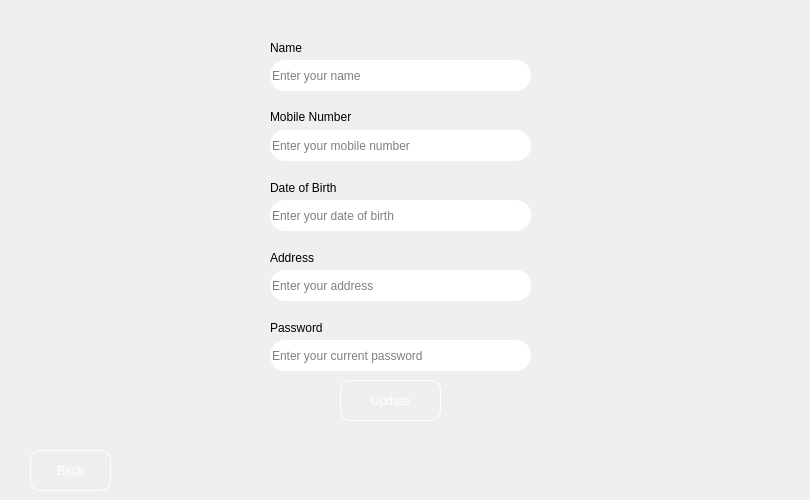
    <widget class="QWidget" name="Profile_update_page">
     <widget class="QLabel" name="label_24">
      <property name="geometry">
       <rect>
        <x>270</x>
        <y>40</y>
        <width>34</width>
        <height>16</height>
       </rect>
      </property>
      <property name="styleSheet">
       <string notr="true">font: 700 9pt &quot;Segoe UI&quot;;
</string>
      </property>
      <property name="text">
       <string>Name</string>
      </property>
     </widget>
     <widget class="QLabel" name="label_111">
      <property name="geometry">
       <rect>
        <x>270</x>
        <y>110</y>
        <width>91</width>
        <height>14</height>
       </rect>
      </property>
      <property name="styleSheet">
       <string notr="true">font: 700 9pt &quot;Segoe UI&quot;;
</string>
      </property>
      <property name="text">
       <string>Mobile Number</string>
      </property>
     </widget>
     <widget class="QLabel" name="label_112">
      <property name="geometry">
       <rect>
        <x>270</x>
        <y>250</y>
        <width>47</width>
        <height>16</height>
       </rect>
      </property>
      <property name="styleSheet">
       <string notr="true">font: 700 9pt &quot;Segoe UI&quot;;
</string>
      </property>
      <property name="text">
       <string>Address</string>
      </property>
     </widget>
     <widget class="QLabel" name="label_113">
      <property name="geometry">
       <rect>
        <x>270</x>
        <y>180</y>
        <width>73</width>
        <height>16</height>
       </rect>
      </property>
      <property name="styleSheet">
       <string notr="true">font: 700 9pt &quot;Segoe UI&quot;;
</string>
      </property>
      <property name="text">
       <string>Date of Birth</string>
      </property>
     </widget>
     <widget class="QLineEdit" name="Name_input_update">
      <property name="geometry">
       <rect>
        <x>270</x>
        <y>60</y>
        <width>261</width>
        <height>31</height>
       </rect>
      </property>
      <property name="styleSheet">
       <string notr="true">image: url(:/new/prefix1/ImageC/login2.png);
border-style: solid;
 border-width:0px;
 border-radius:15px;
 max-width:1000px;
 max-height:1000px;
 min-width:0px;
 min-height:0px;;
font: 700 9pt &quot;Segoe UI&quot;;</string>
      </property>
      <property name="frame">
       <bool>false</bool>
      </property>
      <property name="placeholderText">
       <string>Enter your name</string>
      </property>
     </widget>
     <widget class="QLineEdit" name="Mobile_input_update">
      <property name="geometry">
       <rect>
        <x>270</x>
        <y>130</y>
        <width>261</width>
        <height>31</height>
       </rect>
      </property>
      <property name="styleSheet">
       <string notr="true">image: url(:/new/prefix1/ImageC/login2.png);
border-style: solid;
 border-width:0px;
 border-radius:15px;
 max-width:1000px;
 max-height:1000px;
 min-width:0px;
 min-height:0px;
font: 700 9pt &quot;Segoe UI&quot;;</string>
      </property>
      <property name="frame">
       <bool>false</bool>
      </property>
      <property name="placeholderText">
       <string>Enter your mobile number</string>
      </property>
     </widget>
     <widget class="QLineEdit" name="Birth_input_update">
      <property name="geometry">
       <rect>
        <x>270</x>
        <y>200</y>
        <width>261</width>
        <height>31</height>
       </rect>
      </property>
      <property name="styleSheet">
       <string notr="true">image: url(:/new/prefix1/ImageC/login2.png);
border-style: solid;
 border-width:0px;
 border-radius:15px;
 max-width:1000px;
 max-height:1000px;
 min-width:0px;
 min-height:0px;
font: 700 9pt &quot;Segoe UI&quot;;</string>
      </property>
      <property name="frame">
       <bool>false</bool>
      </property>
      <property name="placeholderText">
       <string>Enter your date of birth</string>
      </property>
     </widget>
     <widget class="QLineEdit" name="Address_input_update">
      <property name="geometry">
       <rect>
        <x>270</x>
        <y>270</y>
        <width>261</width>
        <height>31</height>
       </rect>
      </property>
      <property name="styleSheet">
       <string notr="true">image: url(:/new/prefix1/ImageC/login2.png);
border-style: solid;
 border-width:0px;
 border-radius:15px;
 max-width:1000px;
 max-height:1000px;
 min-width:0px;
 min-height:0px;
font: 700 9pt &quot;Segoe UI&quot;;</string>
      </property>
      <property name="frame">
       <bool>false</bool>
      </property>
      <property name="placeholderText">
       <string>Enter your address</string>
      </property>
     </widget>
     <widget class="QPushButton" name="Update_button">
      <property name="geometry">
       <rect>
        <x>340</x>
        <y>380</y>
        <width>101</width>
        <height>41</height>
       </rect>
      </property>
      <property name="styleSheet">
       <string notr="true">font: 700 9pt &quot;Segoe UI&quot;;
color: rgb(255, 255, 255);
image: url(:/new/prefix1/ImageC/button4.png);
border-style: solid;
 border-width:1px;
 border-radius:10px;
 max-width:200px;
 max-height:200px;
 min-width:0px;
 min-height:0px;</string>
      </property>
      <property name="text">
       <string>Update</string>
      </property>
     </widget>
     <widget class="QLabel" name="label_114">
      <property name="geometry">
       <rect>
        <x>270</x>
        <y>320</y>
        <width>61</width>
        <height>16</height>
       </rect>
      </property>
      <property name="styleSheet">
       <string notr="true">font: 700 9pt &quot;Segoe UI&quot;;
</string>
      </property>
      <property name="text">
       <string>Password</string>
      </property>
     </widget>
     <widget class="QLineEdit" name="Password_input_update">
      <property name="geometry">
       <rect>
        <x>270</x>
        <y>340</y>
        <width>261</width>
        <height>31</height>
       </rect>
      </property>
      <property name="styleSheet">
       <string notr="true">image: url(:/new/prefix1/ImageC/login2.png);
border-style: solid;
 border-width:0px;
 border-radius:15px;
 max-width:1000px;
 max-height:1000px;
 min-width:0px;
 min-height:0px;
font: 700 9pt &quot;Segoe UI&quot;;</string>
      </property>
      <property name="frame">
       <bool>false</bool>
      </property>
      <property name="placeholderText">
       <string>Enter your current password</string>
      </property>
     </widget>
     <widget class="QPushButton" name="Profile_update_back_button">
      <property name="geometry">
       <rect>
        <x>30</x>
        <y>450</y>
        <width>81</width>
        <height>41</height>
       </rect>
      </property>
      <property name="styleSheet">
       <string notr="true">font: 700 9pt &quot;Segoe UI&quot;;
color: rgb(255, 255, 255);
image: url(:/new/prefix1/ImageC/button4.png);
border-style: solid;
 border-width:1px;
 border-radius:10px;
 max-width:200px;
 max-height:200px;
 min-width:0px;
 min-height:0px;</string>
      </property>
      <property name="text">
       <string>Back</string>
      </property>
     </widget>
     <widget class="QLabel" name="label_55">
      <property name="geometry">
       <rect>
        <x>0</x>
        <y>0</y>
        <width>801</width>
        <height>491</height>
       </rect>
      </property>
      <property name="text">
       <string/>
      </property>
      <property name="pixmap">
       <pixmap resource="ResourceC.qrc">:/new/prefix1/ImageC/busc5.jpeg</pixmap>
      </property>
      <property name="scaledContents">
       <bool>true</bool>
      </property>
     </widget>
     <zorder>label_55</zorder>
     <zorder>label_24</zorder>
     <zorder>label_111</zorder>
     <zorder>label_112</zorder>
     <zorder>label_113</zorder>
     <zorder>Name_input_update</zorder>
     <zorder>Mobile_input_update</zorder>
     <zorder>Birth_input_update</zorder>
     <zorder>Address_input_update</zorder>
     <zorder>Update_button</zorder>
     <zorder>label_114</zorder>
     <zorder>Password_input_update</zorder>
     <zorder>Profile_update_back_button</zorder>
    </widget>
